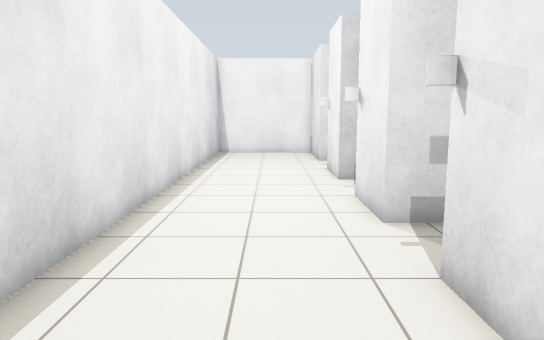
View 1 (above)

13 first-person views from a walk through a world built for the Gazebo simulator. The camera is 1.2 m above the floor, tilts 8° down and sees 70° across. The floor is counted in squares, 0.5 m on a side. Each view is taken from the middle of a square. On the plan, view 1 faces up. The plan holds only what a view shows up to about 20 squares ahead; the rest is blank.

View 2
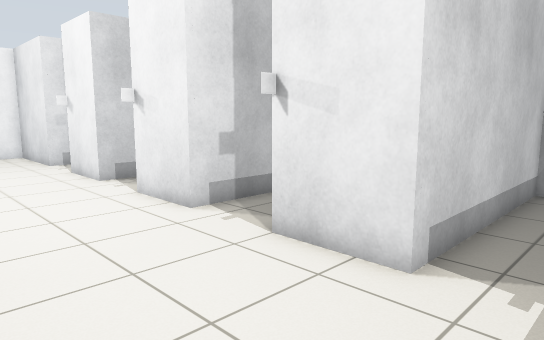

View 3
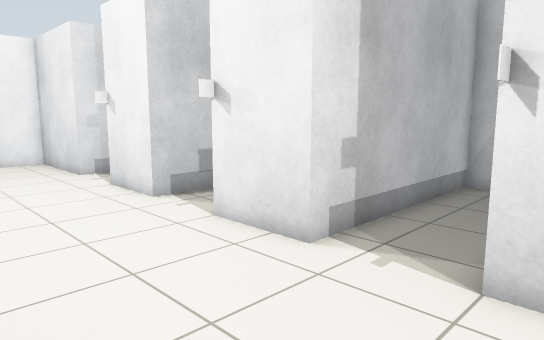

View 4
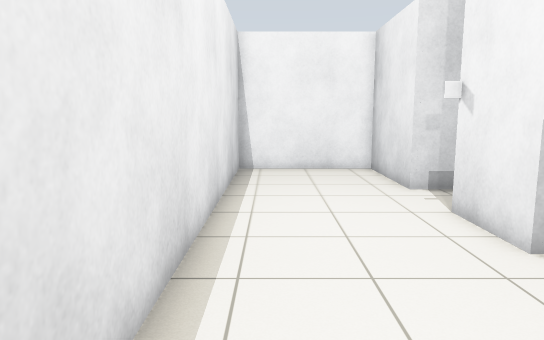

View 5
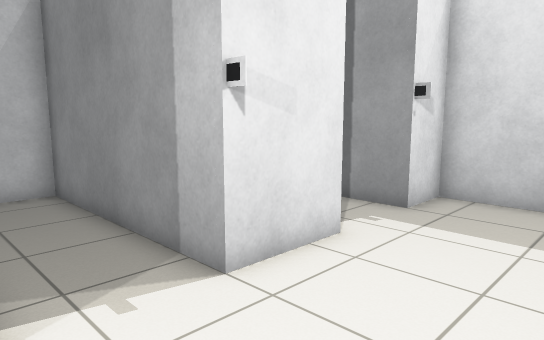

View 6
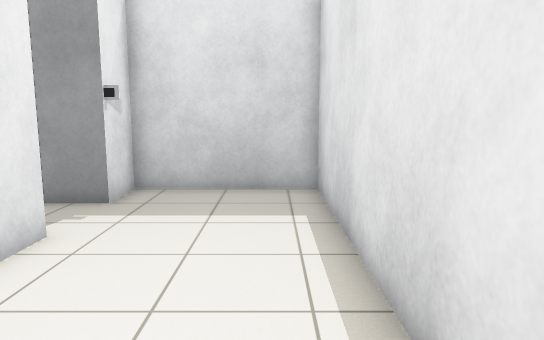

View 7
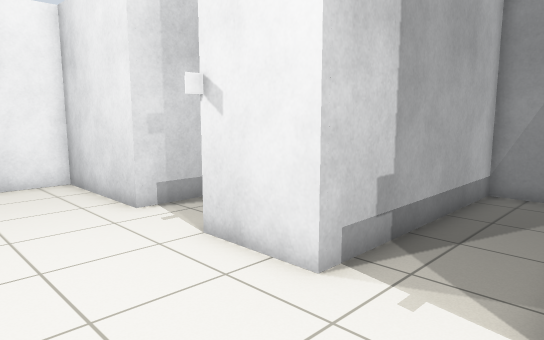

View 8
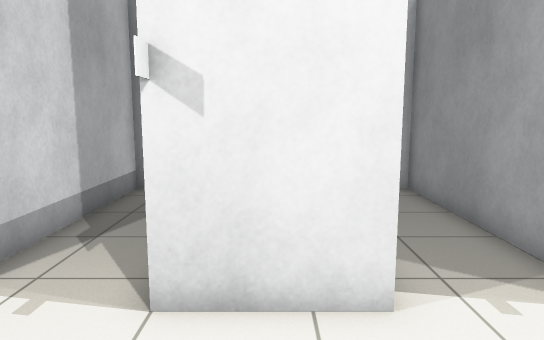

View 9
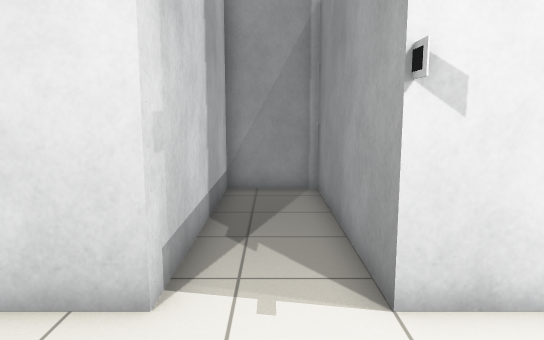

View 10
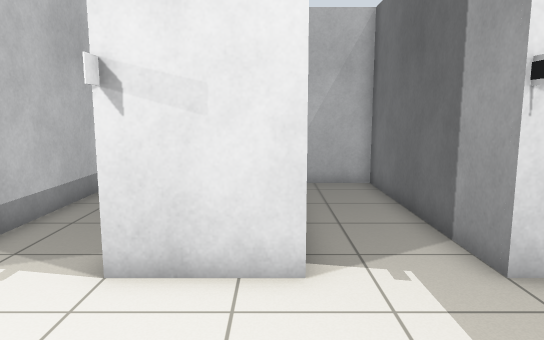

View 11
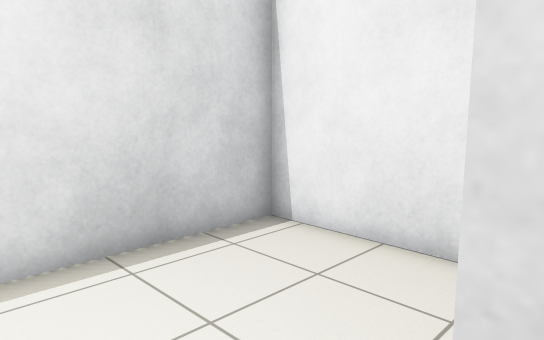

View 12
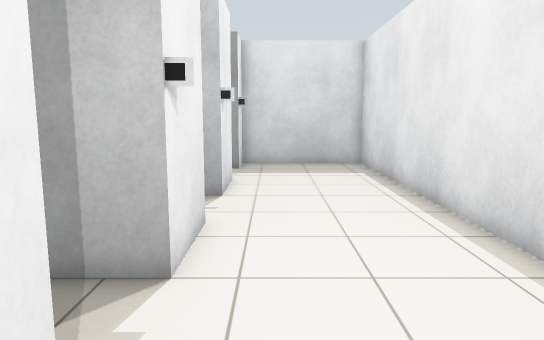

View 13
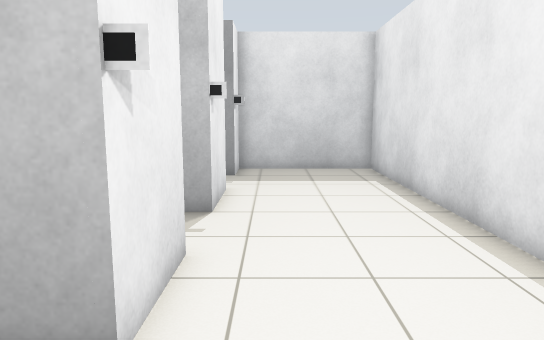

### Floor plan
Points are (right, up) in squares from view 1. A wall is a line through its corners. A room is listed if a view was taken in it or the views show most of it. See-through windows are left out.
Room 1 (views 1, 2, 3, 4, 5, 6, 7, 8, 9, 10, 11, 12, 13)
walls: (2.5, 11.5) (10.7, 11.5) (10.7, 14.5) (2.5, 14.5) (2.5, 17.5) (10.7, 17.5) (10.7, 20.5) (2.5, 20.5) (2.5, 25.5) (-3.5, 25.5) (-3.5, -2.5) (2.5, -2.5) (2.5, -0.5) (10.7, -0.5) (10.7, 2.5) (2.5, 2.5) (2.5, 5.5) (10.7, 5.5) (10.7, 8.5) (2.5, 8.5) (2.5, 11.5)
objects: sign (2, -1); sign (2, 5); sign (2, 11); sign (2, 17)

Where each view was taken, in squares from view 1:
view 1: 0 up, 0 right, facing up
view 2: 0 up, 3 left, facing up-right
view 3: 4 up, 3 left, facing up-right
view 4: 8 up, 2 left, facing up
view 5: 9 up, 2 left, facing down-right
view 6: 10 up, 2 left, facing down
view 7: 11 up, 2 left, facing up-right
view 8: 16 up, 2 left, facing right
view 9: 19 up, 2 left, facing right
view 10: 3 up, 3 left, facing right
view 11: 19 up, 3 right, facing up-left
view 12: 17 up, 1 right, facing down
view 13: 15 up, 1 right, facing down
